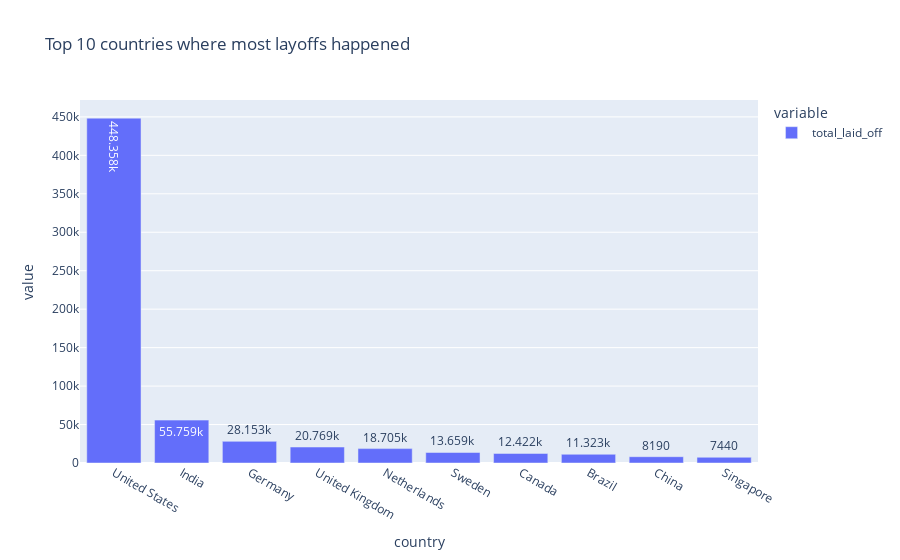

The notebook cell saved with this chart:
### Markdown cell above
## Top 10 countries where most layoffs happened

### Code cell
px.bar(country_group.iloc[:10,0],text_auto=True,title='Top 10 countries where most layoffs happened')

### Figure 1 — Plotly figure (JSON) as saved in the notebook; plotly's stock layout.template omitted (floating-point values rounded to 4 significant figures)
{"data": [{"alignmentgroup": "True", "hovertemplate": "variable=total_laid_off<br>country=%{x}<br>value=%{y}<extra></extra>", "legendgroup": "total_laid_off", "marker": {"color": "#636efa", "pattern": {"shape": ""}}, "name": "total_laid_off", "offsetgroup": "total_laid_off", "orientation": "v", "showlegend": true, "textposition": "auto", "texttemplate": "%{y}", "type": "bar", "x": ["United States", "India", "Germany", "United Kingdom", "Netherlands", "Sweden", "Canada", "Brazil", "China", "Singapore"], "xaxis": "x", "y": [448358, 55759, 28153, 20769, 18705, 13659, 12422, 11323, 8190, 7440], "yaxis": "y"}], "layout": {"barmode": "relative", "legend": {"title": {"text": "variable"}, "tracegroupgap": 0}, "title": {"text": "Top 10 countries where most layoffs happened"}, "xaxis": {"anchor": "y", "domain": [0, 1], "title": {"text": "country"}}, "yaxis": {"anchor": "x", "domain": [0, 1], "title": {"text": "value"}}}}
